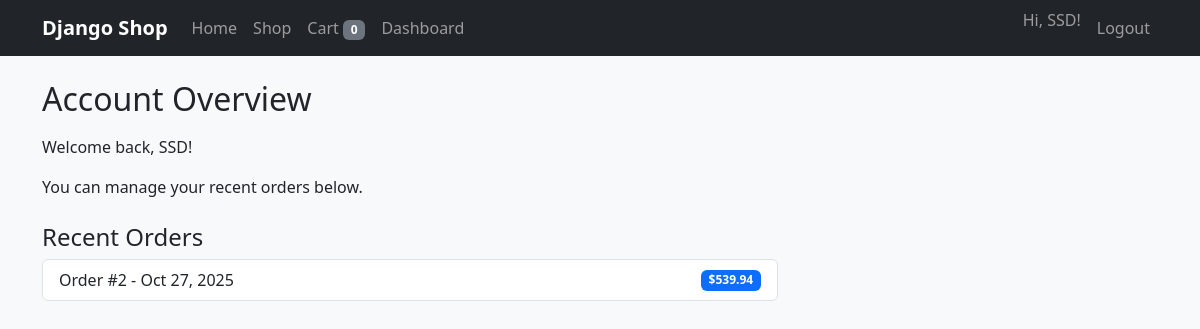
Page /users/dashboard/ (signed in) on the committed database.
### apps/cart/models.py (models this page shows, shortened)
class Order(models.Model):
    PAYMENT_CHOICES = [
        ("card", "Credit/Debit Card"),
        ("cod", "Cash on Delivery"),
        ("paypal", "PayPal"),
    ]
    user = models.ForeignKey(User, on_delete=models.CASCADE, related_name="orders")
    full_name = models.CharField(max_length=255)
    address = models.TextField()
    city = models.CharField(max_length=120)
    postal_code = models.CharField(max_length=20)
    payment_type = models.CharField(max_length=20, choices=PAYMENT_CHOICES)
    total_amount = models.DecimalField(max_digits=10, decimal_places=2)
    created_at = models.DateTimeField(auto_now_add=True)

### apps/users/views.py (the view)
# urls.py: path("dashboard/", dashboard, name="dashboard"),
@login_required
def dashboard(request: HttpRequest) -> HttpResponse:
    recent_orders = (
        request.user.orders.prefetch_related("items__product").order_by("-created_at")[:5]
    )
    return render(request, "users/dashboard.html", {"orders": recent_orders})

### apps/cart/context_processors.py (called while the page is built)
def cart_item_count(request: HttpRequest) -> dict[str, int]:
    if request.user.is_authenticated:
        return {"cart_item_count": request.user.cart_items.count()}
    return {"cart_item_count": 0}

### templates/users/dashboard.html (shortened to what this page needs)
{% extends "base.html" %}
{% block content %}
<div class="row">
    <div class="col-md-8">
        <h2 class="mb-3">Account Overview</h2>
        <p>Welcome back, {{ user.first_name|default:user.username }}!</p>
        <p>You can manage your recent orders below.</p>
        <h4 class="mt-4">Recent Orders</h4>
        <ul class="list-group">
            {% for order in orders %}
                <li class="list-group-item d-flex justify-content-between align-items-center">
                    Order #{{ order.id }} - {{ order.created_at|date:"M d, Y" }}
                    <span class="badge bg-primary">${{ order.total_amount|floatformat:2 }}</span>
                </li>
            {% empty %}
                <li class="list-group-item">No orders yet.</li>
            {% endfor %}
        </ul>
    </div>
</div>
{% endblock %}

### templates/base.html (shortened to what this page needs)
{% load static %}
<!DOCTYPE html>
<html lang="en">
<head>
    <link href="https://cdn.jsdelivr.net/npm/bootstrap@5.3.3/dist/css/bootstrap.min.css" rel="stylesheet">
    <link rel="stylesheet" href="{% static 'css/style.css' %}">
</head>
<body>
<nav class="navbar navbar-expand-lg navbar-dark bg-dark mb-4">
    <div class="container">
        <a class="navbar-brand" href="{% url 'products:product_list' %}">Django Shop</a>
        <div class="collapse navbar-collapse" id="navbarContent">
            <ul class="navbar-nav me-auto mb-2 mb-lg-0">
                <li class="nav-item"><a class="nav-link" href="{% url 'products:product_list' %}">Home</a></li>
                <li class="nav-item"><a class="nav-link" href="{% url 'products:product_list' %}">Shop</a></li>
                {% if user.is_authenticated %}
                    <li class="nav-item"><a class="nav-link" href="{% url 'cart:detail' %}">Cart <span class="badge bg-secondary">{{ cart_item_count }}</span></a></li>
                    <li class="nav-item"><a class="nav-link" href="{% url 'users:dashboard' %}">Dashboard</a></li>
                {% endif %}
            </ul>
            <ul class="navbar-nav ms-auto">
                {% if user.is_authenticated %}
                    <li class="nav-item"><span class="navbar-text me-2">Hi, {{ user.username }}!</span></li>
                    <li class="nav-item"><a class="nav-link" href="{% url 'users:logout' %}">Logout</a></li>
                {% else %}
                    <li class="nav-item"><a class="nav-link" href="{% url 'users:login' %}">Login</a></li>
                    <li class="nav-item"><a class="nav-link" href="{% url 'users:register' %}">Register</a></li>
                {% endif %}
            </ul>
        </div>
    </div>
</nav>
<div class="container">
    {% block content %}{% endblock %}
</div>
</body>
</html>

### static/css/style.css (style rules this page uses)
body { background-color: #f8f9fa; }
.navbar-brand { font-weight: 600; }

### rows in the picture
Order: id "2", created_at "Oct 27, 2025", total_amount "539.94"

### other values in the picture
{{ cart_item_count }} "0"
{{ user.username }} "SSD"
{{ user.first_name|default:user.username }} "SSD"
